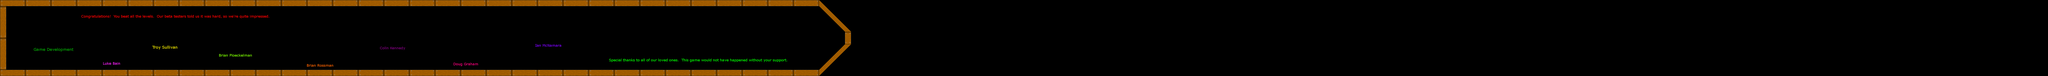

The image is a tile-based game level rendered from a .tmx file. Its description and source (layers, tilesets, objects; grid data summarised) follow:
An orthogonal 320x12 tile map with 32x32 px tiles, 2 tile layers (background, foreground), 12 tilesets and 7 objects (5x fan, spawn, exit).

<map version="1.0" tiledversion="1.0.2" orientation="orthogonal" renderorder="right-down" width="320" height="12" tilewidth="32" tileheight="32" nextobjectid="8">
 <tileset firstgid="1" name="basic-tiles" tilewidth="32" tileheight="32" tilecount="256" columns="16">
  <image source="basic-tiles.png" width="512" height="512" />
 </tileset>
 <tileset firstgid="257" name="objects" tilewidth="64" tileheight="64" tilecount="4" columns="0">
  <tile id="1">
   <image width="32" height="64" source="fan_0.png" />
  </tile>
  <tile id="3">
   <image width="32" height="32" source="exit.png" />
  </tile>
  <tile id="4">
   <image width="32" height="32" source="spawn.png" />
  </tile>
  <tile id="5">
   <image width="64" height="7" source="door.png" />
  </tile>
 </tileset>
 <tileset firstgid="263" name="Background text idea" tilewidth="32" tileheight="32" tilecount="22" columns="11">
  <image source="../credits/Background_text_idea.png" width="352" height="70" />
 </tileset>
 <tileset firstgid="285" name="My Name" tilewidth="32" tileheight="32" tilecount="24" columns="12">
  <image source="../credits/My_Name.png" width="387" height="77" />
 </tileset>
 <tileset firstgid="309" name="Luke" tilewidth="32" tileheight="32" tilecount="24" columns="12">
  <image source="../credits/Luke.png" width="387" height="77" />
 </tileset>
 <tileset firstgid="333" name="Brian P" tilewidth="32" tileheight="32" tilecount="24" columns="12">
  <image source="../credits/Brian_P.png" width="387" height="77" />
 </tileset>
 <tileset firstgid="357" name="Brian Rossman" tilewidth="32" tileheight="32" tilecount="24" columns="12">
  <image source="../credits/Brian_Rossman.png" width="387" height="77" />
 </tileset>
 <tileset firstgid="381" name="Colin" tilewidth="32" tileheight="32" tilecount="24" columns="12">
  <image source="../credits/Colin.png" width="387" height="77" />
 </tileset>
 <tileset firstgid="405" name="Doug" tilewidth="32" tileheight="32" tilecount="24" columns="12">
  <image source="../credits/Doug.png" width="387" height="77" />
 </tileset>
 <tileset firstgid="429" name="Ian" tilewidth="32" tileheight="32" tilecount="24" columns="12">
  <image source="../credits/Ian.png" width="387" height="77" />
 </tileset>
 <tileset firstgid="453" name="Special Thanks" tilewidth="32" tileheight="32" tilecount="62" columns="31">
  <image source="../credits/Special_Thanks.png" width="1000" height="77" />
 </tileset>
 <tileset firstgid="515" name="Congratulations" tilewidth="32" tileheight="32" tilecount="62" columns="31">
  <image source="../credits/Congratulations.png" width="1000" height="77" />
 </tileset>
 <layer name="background" width="320" height="12">
  <data>[3840 cells, 128 non-empty, 128 distinct tile ids]</data>
 </layer>
 <layer name="foreground" width="320" height="12">
  <data>[3840 cells, 286 non-empty, 12 distinct tile ids]</data>
 </layer>
 <objectgroup name="objects">
  <object id="1" type="fan" gid="258" x="32" y="352" width="32" height="64" />
  <object id="2" type="fan" gid="258" x="32" y="224" width="32" height="64" />
  <object id="3" type="fan" gid="258" x="32" y="288" width="32" height="64" />
  <object id="4" type="fan" gid="258" x="32" y="96" width="32" height="64" />
  <object id="5" type="fan" gid="258" x="32" y="160" width="32" height="64" />
  <object id="6" type="spawn" gid="261" x="128" y="192" width="32" height="32" />
  <object id="7" type="exit" gid="260" x="4161" y="209" width="32" height="32" />
 </objectgroup>
</map>
